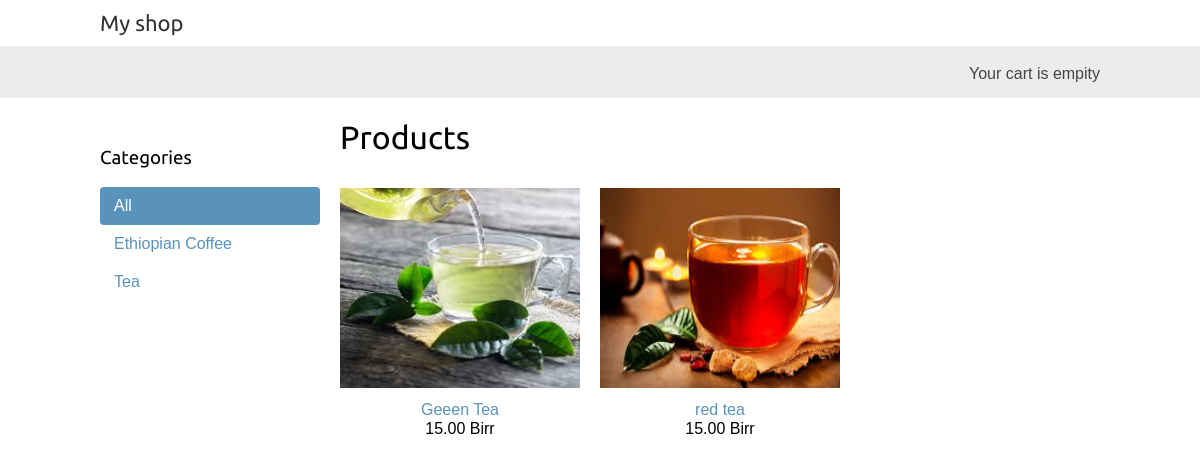
The app's page /, older data.
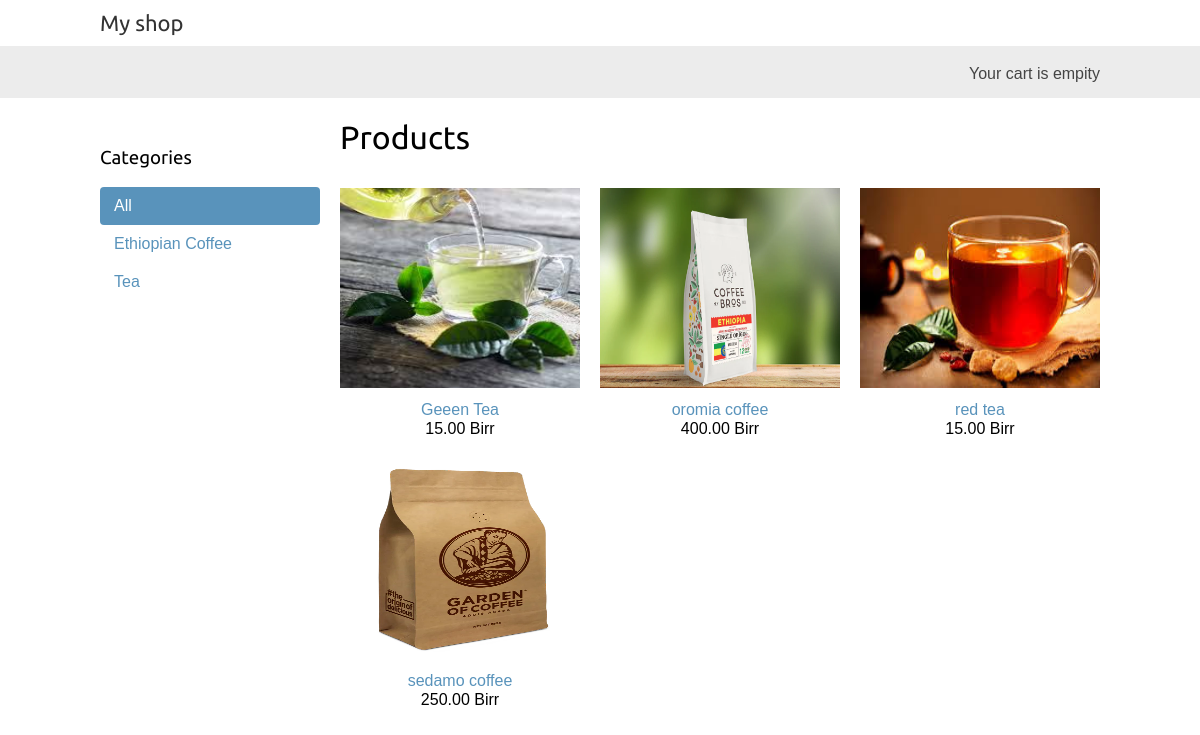
The same page, newer data.
### shop/models.py (models this page shows, shortened)
class Category(models.Model):
    name=models.CharField(max_length=200)
    slug=models.SlugField(max_length=200,unique=True) #t o build beautiful URLs
    class Meta:
        ordering=['name']
        indexes=[models.Index(fields=['name']),]
        verbose_name='category'# specifies the human-readable singular name for the model.
        verbose_name_plural='categories'
    def get_absolute_url(self):
        return reverse('shop:product_list_by_category', args=[self.slug])

class Product(models.Model):
    category=models.ForeignKey(Category,related_name='products',on_delete=models.CASCADE)
    name=models.CharField(max_length=200)
    slug=models.SlugField(max_length=200)
    image=models.ImageField(upload_to='products/%y/%m/%d',blank=True)
    description=models.TextField(blank=True)
    price=models.DecimalField(max_digits=10,decimal_places=2)
    available=models.BooleanField(default=True)
    created=models.DateTimeField(auto_now_add=True)
    updated=models.DateTimeField(auto_now=True)
    class Meta:
        ordering=['name']
        indexes=[models.Index(fields=['id','slug']),
                 models.Index(fields=['name']),
                 models.Index(fields=['-created']),]
    def get_absolute_url(self):
        return reverse('shop:product_detail', args=[self.id, self.slug])

### shop/views.py (the view)
# urls.py: path('',views.product_list,name='product_list'),
def product_list(request,category_slug=None):
    category=None
    categories=Category.objects.all()
    products=Product.objects.filter(available=True)
    if category_slug:
        category=get_object_or_404(Category,slug=category_slug)
        products=products.filter(category=category)
    return render(request,'shop/product/list.html',{'category':category,'categories':categories,'products':products})

### cart/cart.py (called while the page is built)
    def __len__(self):
        return sum(item['quantity'] for  item in self.cart.values())

### cart/context_processors.py (called while the page is built)
def cart(request):
    return {'cart':Cart(request)}

### shop/templates/shop/product/list.html (shortened to what this page needs)
{% extends "shop/base.html" %}
{% load static %}
{% block content %}
    <div id="sidebar">
        <h3>Categories</h3>
        <ul>
            <li {% if not category %} class="selected"{% endif %}>
                <a href="{% url "shop:product_list" %}">All</a>
            </li>
            {% for c in categories %}
                <li {% if category and category.slug == c.slug %} class="selected"{% endif %}>
                    <a href="{{ c.get_absolute_url }}">{{ c.name }}</a>
                </li>
            {% endfor %}
        </ul>
    </div>
    <div id="main" class="product-list">
        <h1>
            {% if category %}
                {{ category.name }}
            {% else %}
                Products
            {% endif %}
        </h1>
        {% for product in products %}
            <div class="item">
                <a href="{{ product.get_absolute_url }}">
                  <img src="{% if product.image %}{{ product.image.url }}{% else %}{% static 'img/no_image.png' %}{% endif %}" width="200" height="200">
                </a>
                <a href="{{ product.get_absolute_url }}">{{ product.name }}</a>
                <br>
                {{ product.price }} Birr
            </div>
        {% endfor %}
    </div>
{% endblock %}

### shop/templates/shop/base.html (shortened to what this page needs)
{% load static %}
<!DOCTYPE html>
<html>
 <head>
 <link href="{% static "css/base.css" %}" rel="stylesheet">
 </head>
 <body>
 <div id="header">
 <a href="/" class="logo">My shop</a>
 </div>
 <div id="subheader">
 <div class="cart">
 {% with total_items=cart|length %}
   {% if total_items > 0 %}
     Your cart:<a href="{% url 'cart:cart_detail' %}">
     {{ total_items }} item{{ total_items|pluralize }}, {{cart.get_total_price}} Birr
      <a>
    {% else %}
       Your cart is empity
    {% endif %}
  {% endwith %}
 </div>
 </div>
 <div id="content">
 {% block content %}
 {% endblock %}
 </div>
 </body>
</html>

### shop/static/css/base.css (style rules this page uses)
body { margin:0; padding:0; font-family:helvetica, sans-serif; }
h1, h2, h3, h4, h5 , h6 { font-family: 'Ubuntu', sans-serif; font-weight:normal; }
a { text-decoration:none; color:#5993bb; }
#header { padding:10px 100px; font-size:18px; overflow:auto; }
#subheader { background:#ececec; color:#444; padding:15px 100px; overflow:auto; }
#header .logo { font-family: 'Ubuntu', sans-serif; float:left; color:#333; font-size:22px; margin-right:10%; }
#subheader .cart { float:right; padding-top:4px; }
#content { padding:0 100px; overflow:hidden; }
#sidebar { width:220px; padding:30px 20px 0 0; float:left; }
#sidebar ul { margin:0; padding:0; }
#sidebar ul li { margin:0; list-style:none; padding:10px 14px; }
#sidebar ul li a { display:block; }
#sidebar ul li.selected { background:#5993bb; border-radius:4px; }
#sidebar ul li.selected a { color:#fff; }
#main { float:left; width: 96%; margin-right:-220px; overflow:hidden; }
.product-list .item { width:25%; padding:10px 20px 10px 0; float:left; text-align:center; line-height:1.2; }
.product-list .item img { width:100%; margin-bottom:8px; }

Row changes from the older to the newer data that the page shows:
added Product: image (picture), name "oromia coffee", price "400.00"
added Product: image (picture), name "sedamo coffee", price "250.00"
